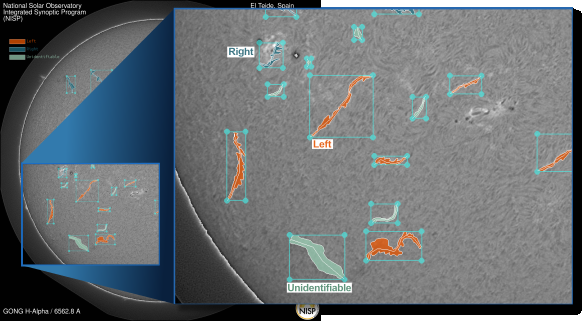
#> input picture images/image2.png, 583 x 321 px; its folder holds only this picture in this run
$ python build_cache.py --data_root ../images
#> lines starting #> are read from the running program, lines starting #| are printed output that depends on the picture; after the words box and inside, x2 and y2 are one past the last pixel; in counts of white or black regions, pixels touching at a corner belong together
"""
Simple Offline Dataset Cache Builder for Solar Filament Segmentation.

Converts raw H-alpha images and COCO polygon annotations into lightweight
NumPy (.npy) arrays for ultra-fast disk I/O and zero-CPU rasterization training.

Usage:
    python tools/build_cache.py \
        --data_root /path/to/MAGFiLO_1.0_Kaggle_2026/train \
        --output /path/to/magfilo_hq_cache
"""

from __future__ import annotations

import argparse
import json
import shutil
import sys
import time
from pathlib import Path
from typing import Dict, List

import cv2
import numpy as np


def parse_args():
    parser = argparse.ArgumentParser(description="Convert Solar Filament Dataset to .npy Cache")
    parser.add_argument("--data_root", type=str, required=True, help="Path to raw dataset directory")
    parser.add_argument("--output", type=str, default="magfilo_hq_cache", help="Output cache directory")
    parser.add_argument("--max_samples", type=int, default=None, help="Optional max images to cache (for testing)")

    # Compatibility arguments (ignored to prevent CLI breakage if passed by user)
    parser.add_argument("--dtype", type=str, default="uint8", help="Data type (default uint8, kept for compatibility)")
    parser.add_argument("--cache_mode", type=str, default="full", help="Cache mode (kept for compatibility)")

    return parser.parse_args()


def build_cache():
    args = parse_args()
    data_root = Path(args.data_root)
    output_dir = Path(args.output)

    if not data_root.exists():
        print(f"[ERROR] data_root '{data_root}' does not exist!")
        sys.exit(1)

    img_out_dir = output_dir / "images"
    mask_out_dir = output_dir / "masks"
    img_out_dir.mkdir(parents=True, exist_ok=True)
    mask_out_dir.mkdir(parents=True, exist_ok=True)

    # 1. Locate raw images directory
    img_dir = None
    for cand in ["train_images", "images", "train"]:
        if (data_root / cand).is_dir():
            img_dir = data_root / cand
            break
    if img_dir is None:
        img_dir = data_root

    exts = {".png", ".jpg", ".jpeg", ".tif", ".tiff", ".bmp", ".fits"}
    img_files = sorted([p for p in img_dir.iterdir() if p.is_file() and p.suffix.lower() in exts])
    if not img_files:
        img_files = sorted([p for p in img_dir.rglob("*") if p.is_file() and p.suffix.lower() in exts])

    print(f"[CacheBuilder] Found {len(img_files)} raw images in '{img_dir}'.")
    if args.max_samples is not None:
        img_files = img_files[: args.max_samples]
        print(f"[CacheBuilder] Capping to {len(img_files)} samples (--max_samples).")

    # 2. Parse COCO JSON annotations if available
    coco_anns: Dict[str, List[np.ndarray]] = {}
    json_files = [j for j in data_root.rglob("*.json") if "manifest" not in j.name.lower()]
    source_json = None

    if json_files:
        source_json = json_files[0]
        print(f"[CacheBuilder] Parsing COCO annotations from: {source_json.name}")
        try:
            with open(source_json, "r", encoding="utf-8") as f:
                coco_data = json.load(f)

            img_id_to_stem = {}
            for img_info in coco_data.get("images", []):
                fname = img_info.get("file_name", "")
                stem = Path(fname).stem
                img_id_to_stem[img_info["id"]] = stem

            for ann in coco_data.get("annotations", []):
                i_id = ann.get("image_id")
                if i_id in img_id_to_stem:
                    stem = img_id_to_stem[i_id]
                    seg = ann.get("segmentation", [])
                    if isinstance(seg, list):
                        for poly in seg:
                            if len(poly) >= 6:
                                pts = np.array(poly, dtype=np.int32).reshape(-1, 2)
                                coco_anns.setdefault(stem, []).append(pts)

            print(f"[CacheBuilder] Indexed annotations for {len(coco_anns)} images.")
        except Exception as e:
            print(f"[CacheBuilder] Warning: Failed to parse COCO annotations: {e}")

    # 3. Process & save .npy files
    start_time = time.time()
    num_cached = 0
    total_imgs = len(img_files)

    print(f"[CacheBuilder] Converting images and rasterizing masks to .npy in '{output_dir}'...")

    for i, img_path in enumerate(img_files):
        stem = img_path.stem
        raw_img = cv2.imread(str(img_path), cv2.IMREAD_UNCHANGED)
#> raw_img is the input picture: shape (321, 583, 4); mean B, G, R, A 113.6, 110, 104.3, 244.1
        if raw_img is None:
            raw_img = cv2.imread(str(img_path), cv2.IMREAD_COLOR)
        if raw_img is None:
            print(f"[WARN] Unable to load '{img_path}', skipping.")
            continue

        h, w = raw_img.shape[:2]
#> h = 321; w = 583

        # Optimize storage: If all 3 channels are identical (MAGFiLO H-alpha standard),
        # store as 2D uint8 (2048, 2048) to reduce Kaggle disk usage from ~14GB to ~4.7GB
        if raw_img.ndim == 3 and raw_img.shape[2] == 3:
            if np.array_equal(raw_img[:, :, 0], raw_img[:, :, 1]) and np.array_equal(raw_img[:, :, 0], raw_img[:, :, 2]):
                save_img = raw_img[:, :, 0].astype(np.uint8)
            else:
                save_img = cv2.cvtColor(raw_img, cv2.COLOR_BGR2RGB).astype(np.uint8)
        else:
            save_img = raw_img.astype(np.uint8)

        # Save image as .npy
        np.save(img_out_dir / f"{stem}.npy", save_img)

        # Generate & save mask as .npy
        mask = np.zeros((h, w), dtype=np.uint8)
        if stem in coco_anns:
            for pts in coco_anns[stem]:
                cv2.fillPoly(mask, [pts], 1)
        else:
            # Check for existing mask file fallback
            mask_fallback = data_root / "masks" / f"{stem}.png"
            if mask_fallback.exists():
                loaded_m = cv2.imread(str(mask_fallback), cv2.IMREAD_GRAYSCALE)
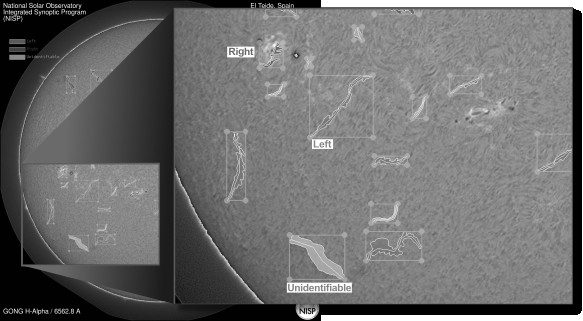
#> loaded_m: shape (321, 583); min 0, max 255, mean 108.6
                if loaded_m is not None:
                    mask = (loaded_m > 127).astype(np.uint8)
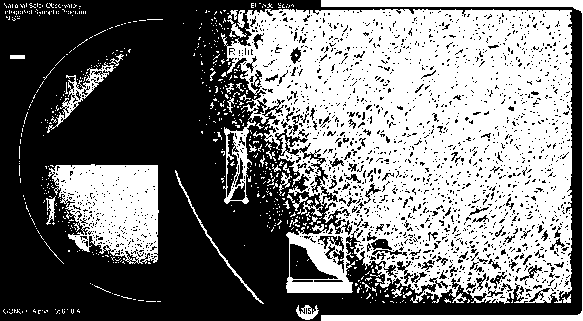
#> mask: shape (321, 583); values 0 (black) and 1 (white), 46.8% white; 627 white regions (593 under 20 px), largest, box (x1, y1, x2, y2) and area: (221, 9, 572, 304) 70703, (48, 164, 159, 264) 7516, (321, 0, 583, 321) 3750

        np.save(mask_out_dir / f"{stem}.npy", mask)
        num_cached += 1

        if (i + 1) % 100 == 0 or (i + 1) == total_imgs:
            elapsed = time.time() - start_time
            rate = (i + 1) / max(0.01, elapsed)
            print(f"  [{i + 1:04d}/{total_imgs:04d}] Cached -> {stem}.npy ({rate:.1f} imgs/s)")

    # 4. Copy/link COCO JSON annotations if available
    if source_json and source_json.exists():
        dest_json = output_dir / source_json.name
        try:
            shutil.copy2(source_json, dest_json)
            # Also provide standard annotations.json name
            shutil.copy2(source_json, output_dir / "annotations.json")
            print(f"[CacheBuilder] Copied annotations to: {output_dir / 'annotations.json'}")
        except Exception as e:
            print(f"[CacheBuilder] Note: Could not copy JSON annotations: {e}")

    total_time = time.time() - start_time
    print("\n========================================================")
    print(f"[CacheBuilder] Caching Complete! Successfully converted {num_cached} images to .npy")
    print(f"  Images directory: {img_out_dir}")
    print(f"  Masks directory : {mask_out_dir}")
    print(f"  Total time      : {total_time:.2f}s ({num_cached / max(0.01, total_time):.1f} imgs/s)")
    print("========================================================\n")


if __name__ == "__main__":
    build_cache()

$ run again, on images/img1.png
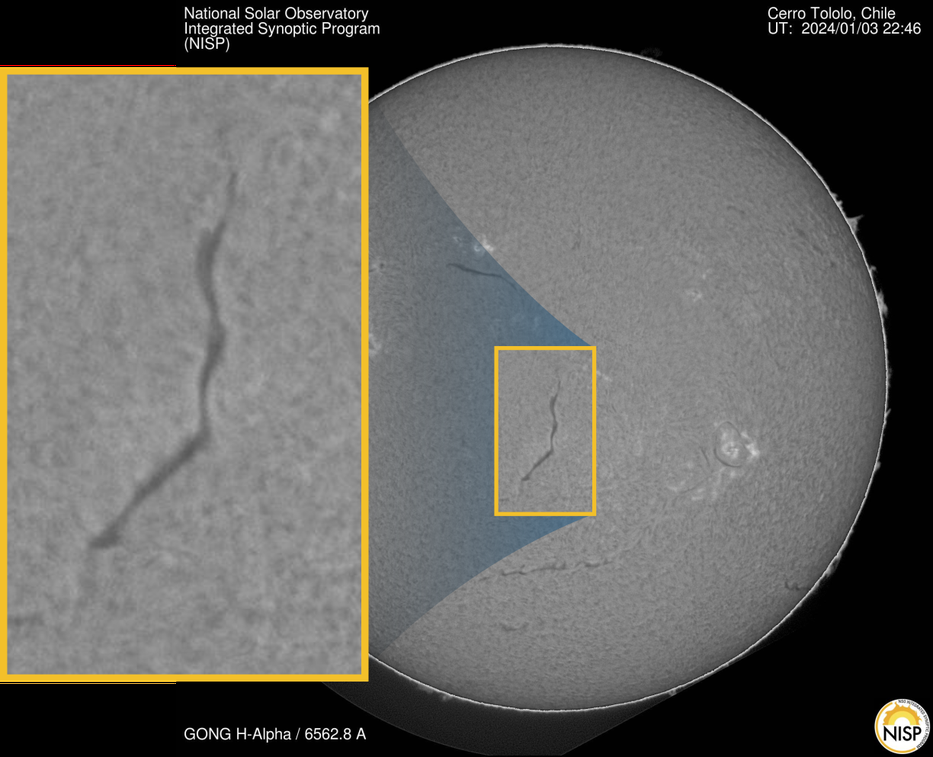
#> input picture images/img1.png, 933 x 757 px, shrunk from 1224 x 993 before the run
#> in build_cache, raw_img is the input picture: shape (757, 933, 4); mean B, G, R, A 96, 99.1, 99.8, 245.9
#> in build_cache, `loaded_m = cv2.imread(str(mask_fallback), cv2.IMREAD_GRAYSCALE)`:
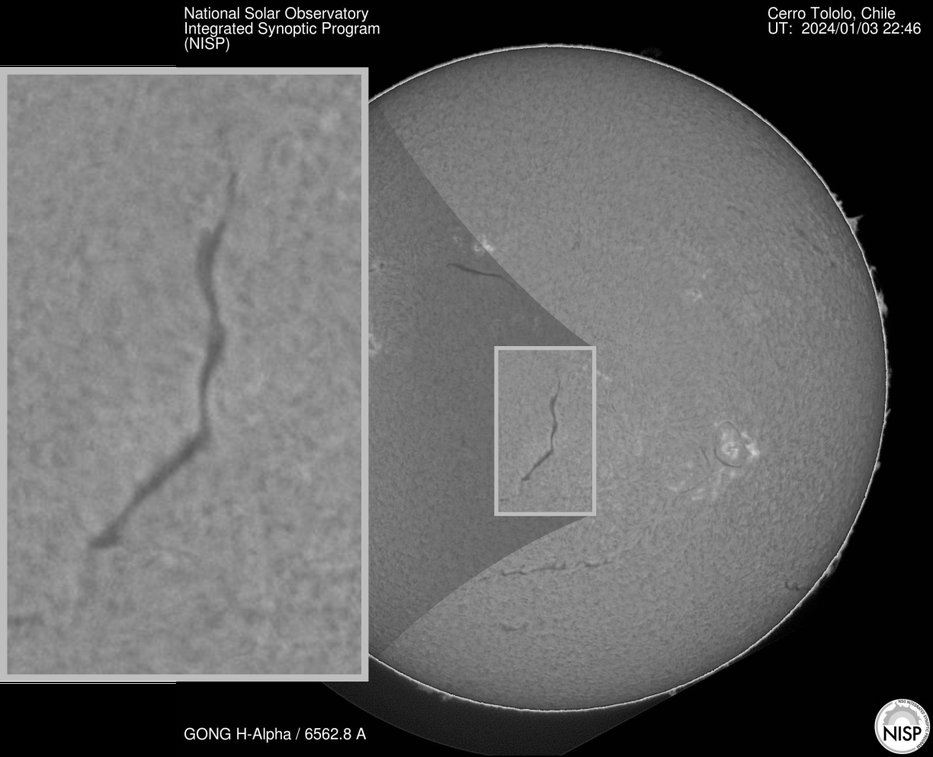
#> loaded_m: shape (757, 933); min 0, max 255, mean 98.9
#> in build_cache, `mask = (loaded_m > 127).astype(np.uint8)`:
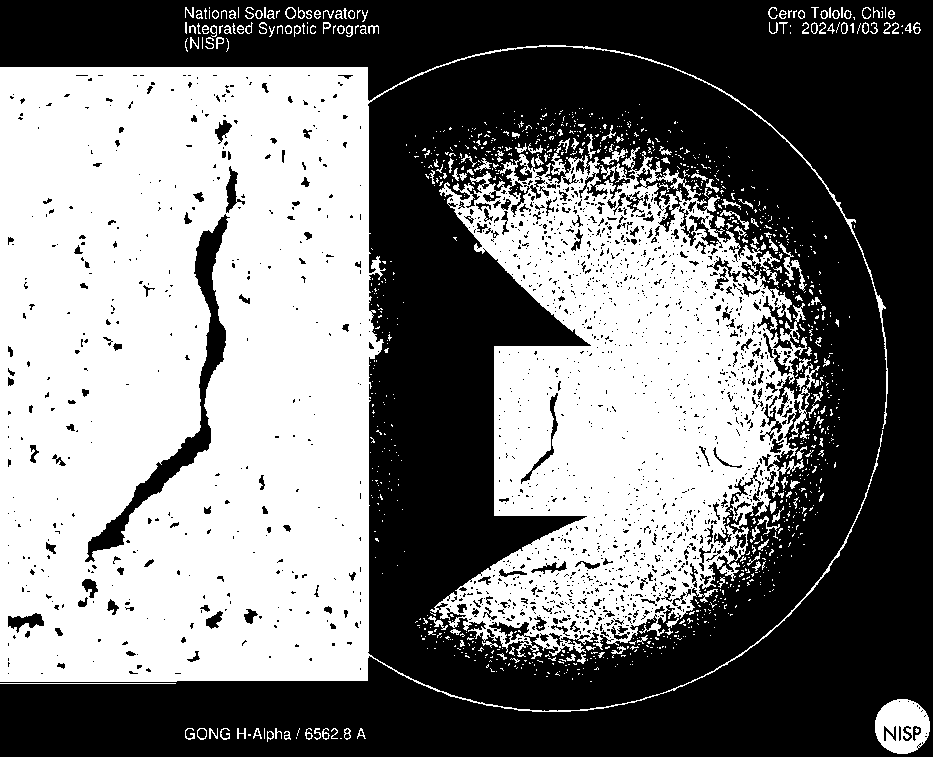
#> mask: shape (757, 933); values 0 (black) and 1 (white), 47.7% white; 1132 white regions (967 under 20 px), largest, box (x1, y1, x2, y2) and area: (0, 45, 888, 712) 218883, (430, 147, 820, 657) 105167, (875, 699, 930, 754) 2124
